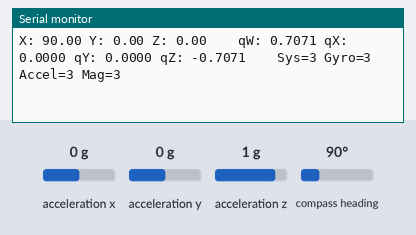
A sketch run on a simulated Arduino Uno, built with avr-gcc and run on an emulated ATmega328P. On the bench: the last lines printed to the serial monitor. The inputs (shaded band) are chosen by the test bench; at power-on: acceleration x 0 g, acceleration y 0 g, acceleration z 1 g, compass heading 90°.

Above: at 2.2 s.
2.3 s: acceleration x set to -1.4 g
At 3.6 s:
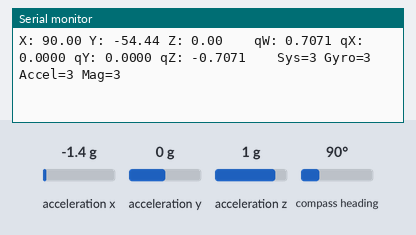
3.8 s: acceleration y set to -1.4 g
At 4.6 s:
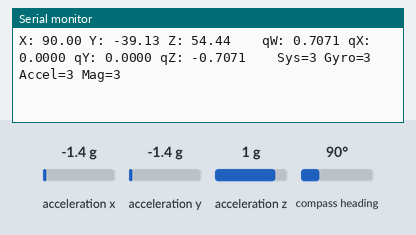
5.3 s: acceleration z set to -1.4 g
At 6.6 s:
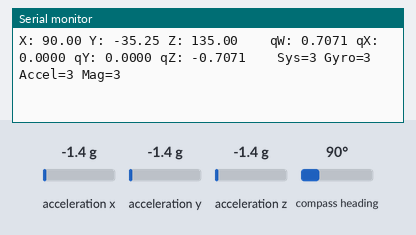
6.8 s: compass heading set to 7°
At 7.6 s:
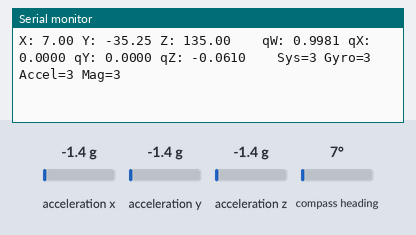
Timing chart, 0 to 9.3 s (numbered marks = the images above; inputs shaded):
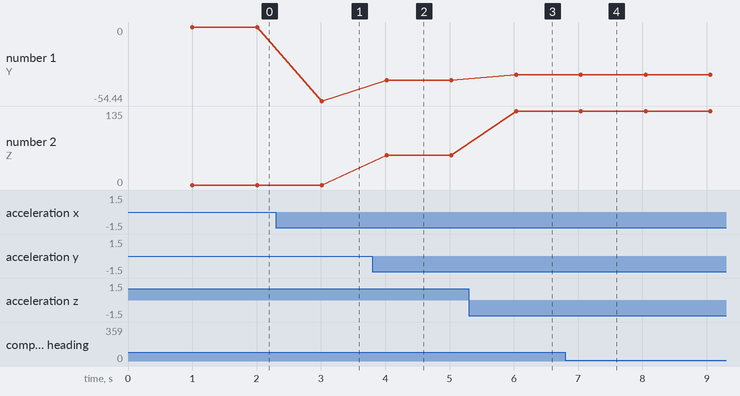

Measured:
- after the input at 2.3 s, the serial monitor: prints a new line after 0.72 s (image 1)
- after the input at 3.8 s, the serial monitor: prints a new line after 0.22 s (image 2)
- after the input at 5.3 s, the serial monitor: prints a new line after 0.74 s (image 3)
- after the input at 6.8 s, the serial monitor: prints a new line after 0.24 s (image 4)
- plotted number 1: 0 → -54.44 after the input at 2.3 s, -54.44 → -39.13 after the input at 3.8 s, -39.13 → -35.25 after the input at 5.3 s
- plotted number 2: 0 → 54.44 after the input at 3.8 s, 54.44 → 135 after the input at 5.3 s

The sketch:

bno055.ino
```cpp
#include <Wire.h>
#include <Adafruit_Sensor.h>
#include <Adafruit_BNO055.h>
#include <utility/imumaths.h>

/* This driver reads raw data from the BNO055

   Connections
   ===========
   Connect SCL to analog 5
   Connect SDA to analog 4
   Connect VDD to 3.3V DC
   Connect GROUND to common ground

   History
   =======
   2015/MAR/03  - First release (KTOWN)
*/

/* Set the delay between fresh samples */
/* #define BNO055_SAMPLERATE_DELAY_MS (100) */
#define BNO055_SAMPLERATE_DELAY_MS (1000)

// Check I2C device address and correct line below (by default address is 0x29 or 0x28)
//                                   id, address
Adafruit_BNO055 bno = Adafruit_BNO055(-1, 0x28);

/**************************************************************************/
/*
    Arduino setup function (automatically called at startup)
*/
/**************************************************************************/
void setup(void)
{
  Serial.begin(115200);
  /*
  Serial.println("Orientation Sensor Raw Data Test"); Serial.println("");*?

  /* Initialise the sensor */
  if(!bno.begin())
  {
    /* There was a problem detecting the BNO055 ... check your connections */
    Serial.print("Ooops, no BNO055 detected ... Check your wiring or I2C ADDR!");
    while(1);
  }

  delay(1000);

  /* Display the current temperature */
  /*int8_t temp = bno.getTemp();
  Serial.print("Current Temperature: ");
  Serial.print(temp);
  Serial.println(" C");
  Serial.println("");
  */

  bno.setExtCrystalUse(true);
/*
  Serial.println("Calibration status values: 0=uncalibrated, 3=fully calibrated");
*/

}

/**************************************************************************/
/*
    Arduino loop function, called once 'setup' is complete (your own code
    should go here)
*/
/**************************************************************************/
void loop(void)
{
  // Possible vector values can be:
  // - VECTOR_ACCELEROMETER - m/s^2
  // - VECTOR_MAGNETOMETER  - uT
  // - VECTOR_GYROSCOPE     - rad/s
  // - VECTOR_EULER         - degrees
  // - VECTOR_LINEARACCEL   - m/s^2
  // - VECTOR_GRAVITY       - m/s^2
  imu::Vector<3> euler = bno.getVector(Adafruit_BNO055::VECTOR_EULER);

  /* Display the floating point data */

  Serial.print("X: ");
  Serial.print(euler.x());
  Serial.print(" Y: ");
  Serial.print(euler.y());
  Serial.print(" Z: ");
  Serial.print(euler.z());
  Serial.print("\t\t");


  /*
  // Quaternion data
  */

  imu::Quaternion quat = bno.getQuat();
  Serial.print("qW: ");
  Serial.print(quat.w(), 4);
  Serial.print(" qX: ");
  Serial.print(quat.x(), 4);
  Serial.print(" qY: ");
  Serial.print(quat.y(), 4);
  Serial.print(" qZ: ");
  Serial.print(quat.z(), 4);
  Serial.print("\t\t");


  /* Display calibration status for each sensor. */
  uint8_t system, gyro, accel, mag = 0;
  bno.getCalibration(&system, &gyro, &accel, &mag);
  Serial.print("Sys=");
  Serial.print(system, DEC);
  Serial.print(" Gyro=");
  Serial.print(gyro, DEC);
  Serial.print(" Accel=");
  Serial.print(accel, DEC);
  Serial.print(" Mag=");
  Serial.println(mag, DEC);

  delay(BNO055_SAMPLERATE_DELAY_MS);
}
```
